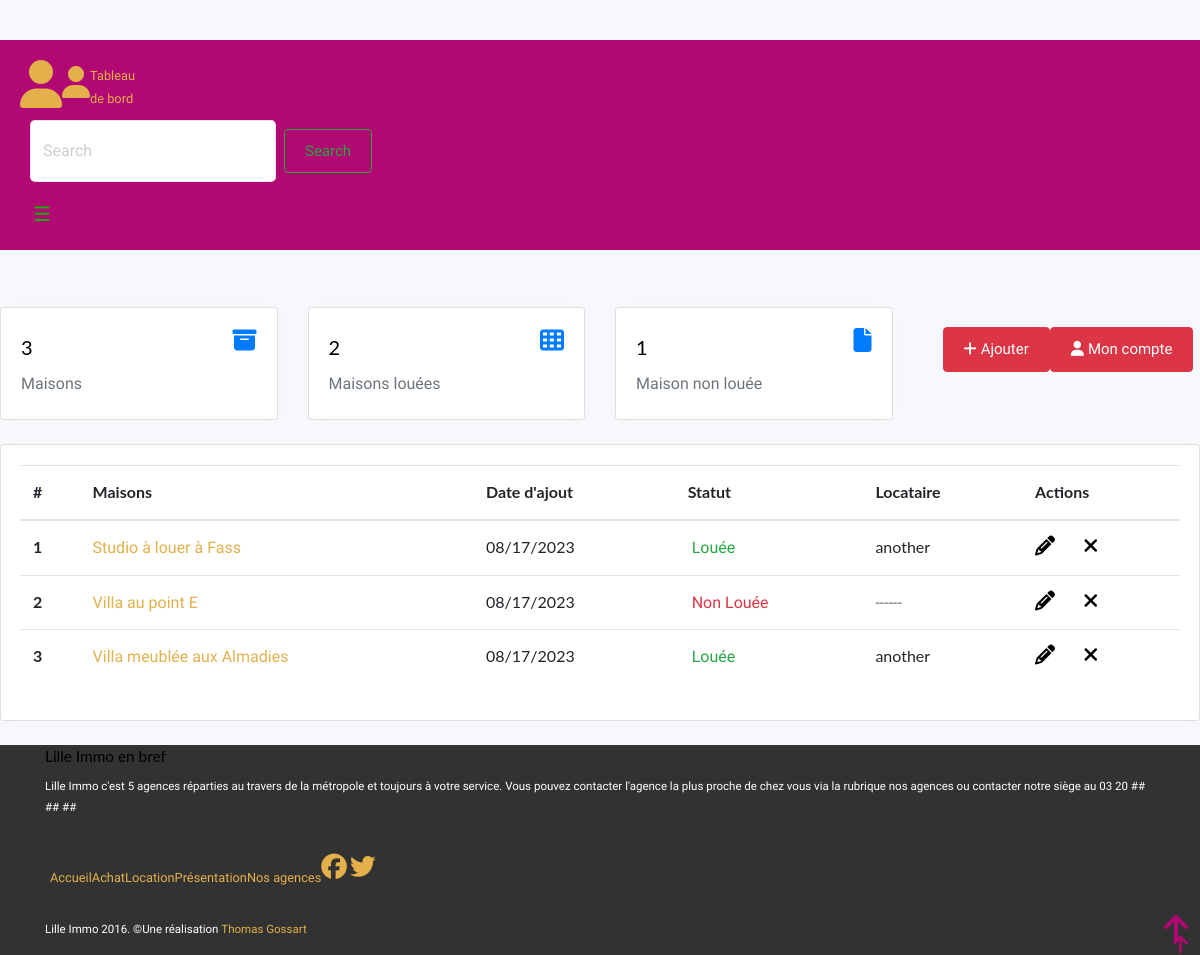
The page /user/tableau-de-bord/ (signed in) on the database its author committed.
### annonces/models.py (models this page shows)
class Annonce(models.Model):
    TANDING_CHOICES = [
        ('standard', 'Standard'),
        ('moyen', 'Moyen'),
        ('haut', 'Haut'),
    ]
    titre = models.CharField(max_length=200)
    proprietaire = models.ForeignKey(User, on_delete=models.CASCADE, related_name='annonces_proprietaire')
    locataire = models.ForeignKey(User, on_delete=models.CASCADE,null=True,blank=True, related_name='annonces_locataire')
    ville = models.CharField(max_length=100)
    quartier = models.CharField(max_length=100)
    prix = models.DecimalField(max_digits=10, decimal_places=2)
    description = models.TextField()
    standing = models.CharField(max_length=10, choices=TANDING_CHOICES)
    date_creation = models.DateTimeField(auto_now_add=True)
    louer=models.BooleanField(default=False)
    image = models.ImageField(upload_to='images', default=None)

### users/models.py (models this page shows)
class User(AbstractUser):
    tel = models.CharField(max_length=15)
    is_student = models.BooleanField(default=True)

### users/views.py (the view)
# urls.py: path('tableau-de-bord/', views.tableau_de_bord, name='tableau_de_bord'),
@login_required
def tableau_de_bord(request):
    proprietaire = request.user
    maisons = Annonce.objects.filter(proprietaire=proprietaire)
    nombre_maisons = maisons.count()
    nombre_maisons_louees = maisons.filter(louer=True).count()
    context = {
        'maisons': maisons,
        'nombre_maisons': nombre_maisons,
        'nombre_maisons_louees': nombre_maisons_louees,
        'nombre_maisons_non_louees': nombre_maisons - nombre_maisons_louees,
    }
    return render(request, 'user/tableau_de_bord.html', context)

### templates/user/tableau_de_bord.html (shortened to what this page needs)
{% extends 'base.html' %}
{% block content %}
<br><br>
<div class="row">
    <div class="col-xl-3 col-md-6">
        <div class="card bg-pattern">
            <div class="card-body">
                <div class="float-right">
                    <i class="fa fa-archive text-primary h4 ml-3"></i>
                </div>
                <h5 class="font-size-20 mt-0 pt-1">{{ nombre_maisons  }}</h5>
                {% if nombre_maisons > 1 %}
                    <p class="text-muted mb-0">Maisons</p>
                {% else %}
                    <p class="text-muted mb-0">Maison</p>
                {% endif %}
            </div>
        </div>
    </div>
    <div class="col-xl-3 col-md-6s">
        <div class="card bg-pattern">
            <div class="card-body">
                <div class="float-right">
                    <i class="fa fa-th text-primary h4 ml-3"></i>
                </div>
                <h5 class="font-size-20 mt-0 pt-1">{{ nombre_maisons_louees }}</h5>
                {% if nombre_maisons_louees > 1 %}
                    <p class="text-muted mb-0">Maisons louées</p>
                {% else %}
                    <p class="text-muted mb-0">Maison louée</p>
                {% endif %}
            </div>
        </div>
    </div>
    <div class="col-xl-3 col-md-6">
        <div class="card bg-pattern">
            <div class="card-body">
                <div class="float-right">
                    <i class="fa fa-file text-primary h4 ml-3"></i>
                </div>
                <h5 class="font-size-20 mt-0 pt-1">{{ nombre_maisons_non_louees }}</h5>
                {% if nombre_maisons_non_louees > 1 %}
                    <p class="text-muted mb-0">Maisons non louées</p>
                {% else %}
                    <p class="text-muted mb-0">Maison non louée</p>
                {% endif %}
            </div>
        </div>
    </div>
    <div class="col-xl-3 col-md-6">
          <div class="card-body">
            <div class="d-flex justify-content-between mb-3">
                <a href="{% url 'ajouter' %}" class="btn btn-danger" type="button"><i class="fa fa-plus mr-1"></i>Ajouter</a>
              <a href="{% url 'user:mon_compte' %}" class="btn btn-danger" type="button"><i class="fa fa fa-user mr-1"></i>Mon compte</a>
            </div>
          </div>
    </div>
</div>
<div class="row">
    <div class="col-lg-12">
        <div class="card">
            <div class="card-body">
                <div class="table-responsive project-list">
                    <table class="table project-table table-centered table-nowrap">
                        <thead>
                            <tr>
                                <th scope="col">#</th>
                                <th scope="col">Maisons</th>
                                <th scope="col">Date d'ajout</th>
                                <th scope="col">Statut</th>
                                <th scope="col">Locataire</th>
                                <th scope="col">Actions</th>
                            </tr>
                        </thead>
                        <tbody>
                            {% for maison in maisons%}
                                <tr>
                                    <th scope="row">{{ maison.id }}</th>
                                    <td>
                                        <a href="#">{{ maison.titre }}</a>
                                    </td>
                                    <td>{{ maison.date_creation|date:"SHORT_DATE_FORMAT" }}</td>
                                    <td>
                                        {% if maison.louer %}
                                            <span class="text-success font-12"> Louée </span>
                                        {% else %}
                                            <span class="text-danger font-12">Non Louée </span>
                                        {% endif %}
                                    </td>
                                    <td>
                                        {% if maison.louer %}
                                            {{ maison.locataire.username }}
                                        {% else %}
                                            <span class="text-muted">    ------      </span>
                                        {% endif %}
                                    </td>
                                    <td>
                                        <div class="action">
                                            <a href="#" class="text-success mr-4" data-toggle="tooltip" data-placement="top" title="" data-original-title="Edit"> <i class="fa fa-pencil h5 m-0"></i></a>
                                            <a href="{% url 'user:supprimer_annonce' annonce_id=maison.id  %}" class="text-danger" data-toggle="tooltip" data-placement="top" title="" data-original-title="Close"> <i class="fa fa-remove h5 m-0"></i></a>
                                        </div>
                                    </td>
                                </tr>
                            {% endfor %}
                        </tbody>
                    </table>
                </div>
            </div>
        </div>
    </div>
</div>
{% endblock %}

### static/css/main.css (style rules this page uses)
html { color: #222; font-size: 1em; line-height: 1.4; }
body, #personal_space, .gallery, .description { display: flex; }
body { min-height: 100vh; width: 100%; flex-direction: column; }
a, a:hover { color: inherit; }
p, span, form, #find_button, figcaption { font-family: 'Open Sans', sans-serif; }
h2, h3, h4, h5, h6, a, .appeal { font-family: 'Reem Kufi', sans-serif; }
body { margin: 0; padding-top: 40px; color: #2e323c; background: #f5f6fa; position: relative; height: 100%; }
.card { background: #ffffff; -webkit-border-radius: 5px; -moz-border-radius: 5px; border-radius: 5px; border: 0; margin-bottom: 1rem; }
body { background:#f3f3f3; margin-top:20px; color: #616f80; }
.card { border: none; margin-bottom: 24px; -webkit-box-shadow: 0 0 13px 0 rgba(236,236,241,.44); box-shadow: 0 0 13px 0 rgba(236,236,241,.44); }

### rows shown on the page
Annonce: id "1", titre "Studio à louer à Fass", date_creation "08/17/2023", louer "Louée", locataire.username "another"
Annonce: id "2", titre "Villa au point E", date_creation "08/17/2023", louer "Non Louée"
Annonce: id "3", titre "Villa meublée aux Almadies", date_creation "08/17/2023", louer "Louée", locataire.username "another"

### other values the page prints
{{ nombre_maisons }} "3"
{{ nombre_maisons_louees }} "2"
{{ nombre_maisons_non_louees }} "1"
